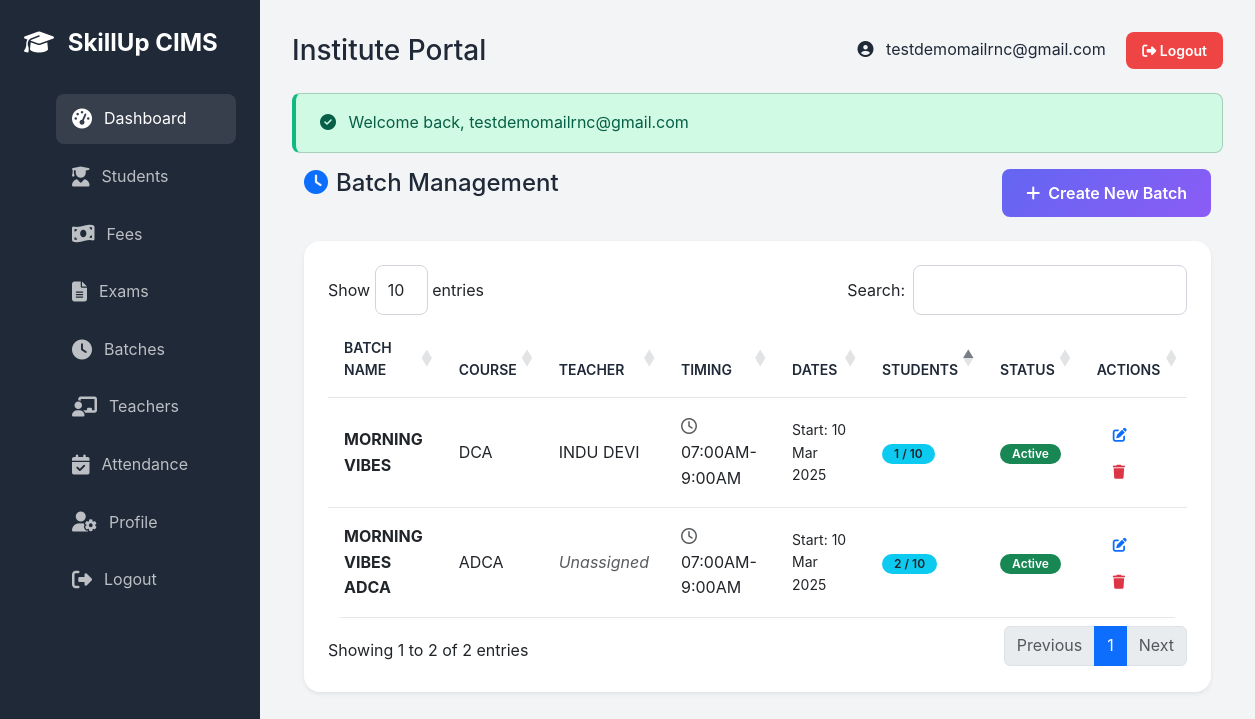
Page /public/institute/batches (signed in) on the committed database.
### tables this page shows
CREATE TABLE `institutes` (
  `id` int(10) UNSIGNED NOT NULL,
  `franchise_id` int(10) UNSIGNED NOT NULL,
  `institute_code` varchar(20) NOT NULL,
  `institute_name` varchar(200) NOT NULL,
  `address` text NOT NULL,
  `city` varchar(100) DEFAULT NULL,
  `state` varchar(100) DEFAULT NULL,
  `pincode` varchar(10) DEFAULT NULL,
  `contact_person` varchar(100) NOT NULL,
  `phone` varchar(20) NOT NULL,
  `email` varchar(100) NOT NULL,
  `logo` varchar(255) DEFAULT NULL,
  `status` enum('active','inactive') DEFAULT 'active',
  `user_id` int(10) UNSIGNED DEFAULT NULL COMMENT 'Institute admin user ID',
  `created_at` timestamp NOT NULL DEFAULT current_timestamp(),
  `updated_at` timestamp NOT NULL DEFAULT current_timestamp() ON UPDATE current_timestamp()
);

CREATE TABLE `batches` (
  `id` int(10) UNSIGNED NOT NULL,
  `batch_name` varchar(100) NOT NULL,
  `course_id` int(10) UNSIGNED NOT NULL,
  `institute_id` int(10) UNSIGNED NOT NULL,
  `teacher_id` int(10) UNSIGNED DEFAULT NULL COMMENT 'Teacher user ID',
  `start_date` date NOT NULL,
  `end_date` date DEFAULT NULL,
  `timing` varchar(50) DEFAULT NULL COMMENT 'e.g., 9:00 AM - 11:00 AM',
  `max_students` int(11) DEFAULT 30,
  `status` enum('active','inactive','completed') DEFAULT 'active',
  `created_at` timestamp NOT NULL DEFAULT current_timestamp(),
  `updated_at` timestamp NOT NULL DEFAULT current_timestamp() ON UPDATE current_timestamp()
);

CREATE TABLE `courses` (
  `id` int(10) UNSIGNED NOT NULL,
  `course_code` varchar(20) NOT NULL,
  `course_name` varchar(200) NOT NULL,
  `duration` int(11) NOT NULL COMMENT 'Duration in months',
  `fee` decimal(10,2) NOT NULL,
  `regular_price` decimal(10,2) DEFAULT 0.00,
  `offer_price` decimal(10,2) DEFAULT 0.00,
  `description` text DEFAULT NULL,
  `syllabus` text DEFAULT NULL,
  `category` varchar(100) DEFAULT NULL,
  `status` enum('active','inactive') DEFAULT 'active',
  `created_at` timestamp NOT NULL DEFAULT current_timestamp(),
  `updated_at` timestamp NOT NULL DEFAULT current_timestamp() ON UPDATE current_timestamp()
);

CREATE TABLE `teachers` (
  `id` int(11) UNSIGNED NOT NULL,
  `user_id` int(11) UNSIGNED NOT NULL,
  `institute_id` int(11) UNSIGNED NOT NULL,
  `first_name` varchar(50) NOT NULL,
  `last_name` varchar(50) NOT NULL,
  `phone` varchar(20) NOT NULL,
  `qualification` varchar(100) DEFAULT NULL,
  `experience` varchar(50) DEFAULT NULL,
  `specialization` varchar(100) DEFAULT NULL,
  `status` enum('active','inactive') DEFAULT 'active',
  `created_at` timestamp NOT NULL DEFAULT current_timestamp(),
  `updated_at` timestamp NOT NULL DEFAULT current_timestamp() ON UPDATE current_timestamp()
);

### views/institute/batches.php (the view, shortened to what the rows shown need)
<div class="container-fluid">
    <div class="row mb-4">
        <div class="col-md-6">
            <h4 class="mb-0"><i class="fas fa-clock text-primary me-2"></i>Batch Management</h4>
        </div>
        <div class="col-md-6 text-md-end">
            <button class="btn btn-primary" data-bs-toggle="modal" data-bs-target="#addBatchModal">
                <i class="fas fa-plus me-2"></i>Create New Batch
            </button>
        </div>
    </div>
    <div class="card border-0 shadow-sm">
        <div class="card-body">
            <div class="table-responsive">
                <table class="table table-hover align-middle" id="batchesTable">
                    <thead class="bg-light">
                        <tr>
                            <th>Batch Name</th>
                            <th>Course</th>
                            <th>Teacher</th>
                            <th>Timing</th>
                            <th>Dates</th>
                            <th>Students</th>
                            <th>Status</th>
                            <th>Actions</th>
                        </tr>
                    </thead>
                    <tbody>
                        <?php if (isset($batches) && !empty($batches)): ?>
                            <?php foreach ($batches as $batch): ?>
                                <tr>
                                    <td>
                                        <div class="fw-bold"><?= e($batch['batch_name']) ?></div>
                                    </td>
                                    <td><?= e($batch['course_name']) ?></td>
                                    <td>
                                        <?php if (!empty($batch['teacher_id'])): ?>
                                            <?php
                                            $teacherName = 'Unknown';
                                            foreach ($teachers as $t) {
                                                if ($t['user_id'] == $batch['teacher_id']) {
                                                    $teacherName = $t['first_name'] . ' ' . $t['last_name'];
                                                    break;
                                                }
                                            }
                                            echo e($teacherName);
                                            ?>
                                        <?php else: ?>
                                            <span class="text-muted fst-italic">Unassigned</span>
                                        <?php endif; ?>
                                    </td>
                                    <td><i class="far fa-clock me-1 text-muted"></i> <?= e($batch['timing']) ?></td>
                                    <td>
                                        <div class="small">
                                            <div>Start: <?= date('d M Y', strtotime($batch['start_date'])) ?></div>
                                        </div>
                                    </td>
                                    <td>
                                        <span class="badge bg-info text-dark">
                                            <?= $batch['student_count'] ?> / <?= $batch['max_students'] ?>
                                        </span>
                                    </td>
                                    <td>
                                        <?php
                                        $statusClass = match ($batch['status']) {
                                            'active' => 'success',
                                            'completed' => 'primary',
                                            'inactive' => 'secondary',
                                            default => 'secondary'
                                        };
                                        ?>
                                        <span class="badge bg-<?= $statusClass ?>"><?= ucfirst($batch['status']) ?></span>
                                    </td>
                                    <td>
                                        <button class="btn btn-sm btn-outline-primary btn-edit-batch"
                                            data-id="<?= $batch['id'] ?>" data-name="<?= e($batch['batch_name']) ?>"
                                            data-course="<?= $batch['course_id'] ?>" data-start="<?= $batch['start_date'] ?>"
                                            data-end="<?= $batch['end_date'] ?>" data-timing="<?= e($batch['timing']) ?>"
                                            data-teacher="<?= $batch['teacher_id'] ?>" data-max="<?= $batch['max_students'] ?>"
                                            data-status="<?= $batch['status'] ?>">
                                            <i class="fas fa-edit"></i>
                                        </button>
                                        <button class="btn btn-sm btn-outline-danger btn-delete-batch"
                                            data-id="<?= $batch['id'] ?>">
                                            <i class="fas fa-trash"></i>
                                        </button>
                                    </td>
                                </tr>
                            <?php endforeach; ?>
                        <?php endif; ?>
                    </tbody>
                </table>
            </div>
        </div>
    </div>
</div>

### core/Router.php (shortened to what the rows shown need)
<?php
class Router
{
    private $routes = [];
    private function addRoute($method, $uri, $controller, $action, $middleware = [])
    {
        if (strpos($controller, '@') !== false && $action === null) {
            list($controller, $action) = explode('@', $controller);
        }
        $this->routes[] = [
            'method' => $method,
            'uri' => $uri,
            'controller' => $controller,
            'action' => $action,
            'middleware' => $middleware
        ];
    }
    public function dispatch()
    {
        $requestUri = $this->getRequestUri();
        $requestMethod = $_SERVER['REQUEST_METHOD'];
        foreach ($this->routes as $route) {
            if ($route['method'] === $requestMethod && $this->matchRoute($route['uri'], $requestUri, $params)) {
                $controllerClass = $route['controller'];
                $action = $route['action'];
                if (class_exists($controllerClass)) {
                    $controller = new $controllerClass();
                    if (method_exists($controller, $action)) {
                        call_user_func_array([$controller, $action], $params);
                        return;
                    }
                }
                return;
            }
        }
    }
    private function matchRoute($routeUri, $requestUri, &$params = [])
    {
        $pattern = preg_replace('/\{(\w+)\}/', '([^/]+)', $routeUri);
        $pattern = '#^' . $pattern . '$#';
        if (preg_match($pattern, $requestUri, $matches)) {
            return true;
        }
        return false;
    }
    private function getRequestUri()
    {
        $uri = parse_url($_SERVER['REQUEST_URI'], PHP_URL_PATH);
        $scriptName = dirname($_SERVER['SCRIPT_NAME']);
        if ($scriptName !== '/' && strpos($uri, $scriptName) === 0) {
            $uri = substr($uri, strlen($scriptName));
        }
        return rtrim($uri, '/') ?: '/';
    }
}

### views/layouts/institute.php (shortened to what the rows shown need)
<!DOCTYPE html>
<html lang="en">
<head>
    <link href="https://cdn.jsdelivr.net/npm/bootstrap@5.3.0/dist/css/bootstrap.min.css" rel="stylesheet">
    <link rel="stylesheet" href="https://cdnjs.cloudflare.com/ajax/libs/font-awesome/6.4.0/css/all.min.css">
    <link rel="stylesheet" href="https://cdn.datatables.net/1.13.6/css/dataTables.bootstrap5.min.css">
    <link rel="stylesheet" href="<?= url('public/assets/css/custom.css') ?>">
</head>
<body>
    <div class="dashboard-container">
        <aside class="sidebar">
            <div class="sidebar-logo">
                <i class="fas fa-graduation-cap me-2"></i>
                SkillUp CIMS
            </div>
            <ul class="sidebar-menu">
                <li>
                    <a href="<?= url('institute/dashboard') ?>" class="active">
                        <i class="fas fa-tachometer-alt"></i> Dashboard
                    </a>
                </li>
                <li>
                    <a href="<?= url('institute/students') ?>">
                        <i class="fas fa-user-graduate"></i> Students
                    </a>
                </li>
                <li>
                    <a href="<?= url('institute/fees') ?>">
                        <i class="fas fa-money-bill-wave"></i> Fees
                    </a>
                </li>
                <li>
                    <a href="<?= url('institute/exams') ?>">
                        <i class="fas fa-file-alt"></i> Exams
                    </a>
                </li>
                <li>
                    <a href="<?= url('institute/batches') ?>">
                        <i class="fas fa-clock"></i> Batches
                    </a>
                </li>
                <li>
                    <a href="<?= url('institute/teachers') ?>">
                        <i class="fas fa-chalkboard-teacher"></i> Teachers
                    </a>
                </li>
                <li>
                    <a href="<?= url('institute/attendance') ?>">
                        <i class="fas fa-calendar-check"></i> Attendance
                    </a>
                </li>
                <li>
                    <a href="<?= url('institute/profile') ?>">
                        <i class="fas fa-user-cog"></i> Profile
                    </a>
                </li>
                <li>
                    <a href="<?= url('logout') ?>">
                        <i class="fas fa-sign-out-alt"></i> Logout
                    </a>
                </li>
            </ul>
        </aside>
        <main class="main-content">
            <div class="d-flex justify-content-between align-items-center mb-4">
                <h1 class="h3 mb-0">Institute Portal</h1>
                <div>
                    <span class="me-3">
                        <i class="fas fa-user-circle me-2"></i>
                        <?= e(Session::userData('username')) ?>
                    </span>
                    <a href="<?= url('logout') ?>" class="btn btn-sm btn-danger">
                        <i class="fas fa-sign-out-alt"></i> Logout
                    </a>
                </div>
            </div>
            <?php if ($success = getFlash('success')): ?>
                <div class="alert alert-success">
                    <i class="fas fa-check-circle me-2"></i>
                    <?= e($success) ?>
                </div>
            <?php endif; ?>
            <?= $content ?>
        </main>
    </div>
</body>
</html>

### rows in the picture
institutes: email "testdemomailrnc@gmail.com"
batches: batch_name "MORNING VIBES ADCA", course.course_name "ADCA", shows "Unassigned", timing "07:00AM-9:00AM", start_date "10 Mar 2025", student_count "2", max_students "10", status "Active"
batches: batch_name "MORNING VIBES", course.course_name "DCA", timing "07:00AM-9:00AM", start_date "10 Mar 2025", student_count "1", max_students "10", status "Active"
teachers: teacherName "INDU DEVI"
